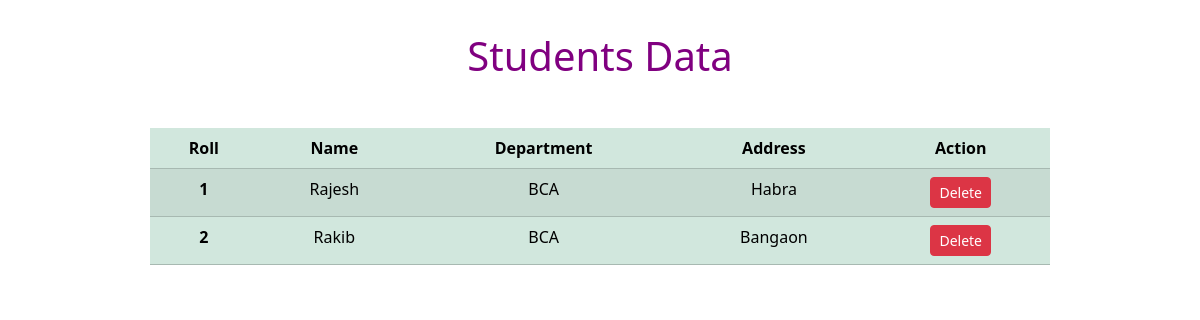
The app's page /, older data.
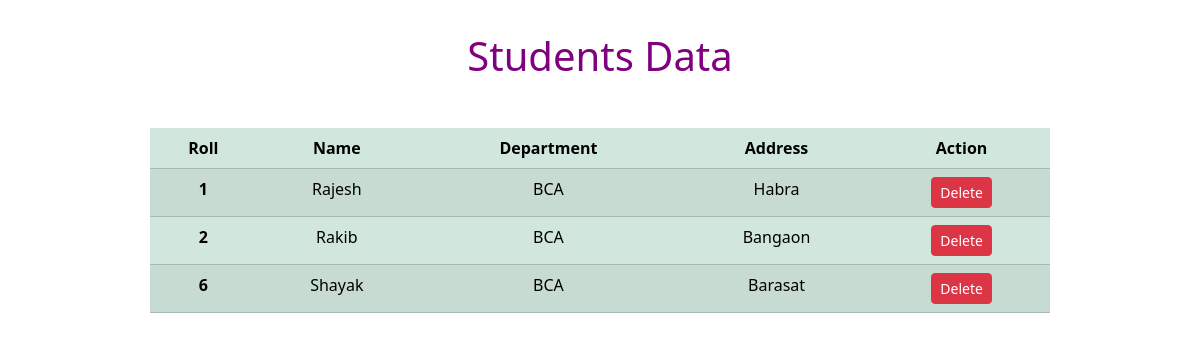
The same page, newer data.
### myapp/models.py (models this page shows, shortened)
class Student(models.Model):
    roll_no = models.IntegerField(primary_key=True)
    name = models.CharField(max_length=20)
    department = models.CharField(max_length=20, default='')
    address = models.TextField()

### myapp/views.py (the view)
# urls.py: path('', views.students),
def students(request):
    student = models.Student.objects.all()
    return render(request, 'myapp/students.html', {'students': student})

### myapp/templates/myapp/students.html (shortened to what this page needs)
<!DOCTYPE html>
<html lang="en">
<head>
    <link href="https://cdn.jsdelivr.net/npm/bootstrap@5.3.3/dist/css/bootstrap.min.css" rel="stylesheet">
</head>
<body>
<h1 style="text-align: center; margin-top: 2rem; color: purple">Students Data</h1>
<section style="width: 75%; margin: auto; margin-top: 3rem">
<table class="table table-success table-striped text-center">
  <thead>
  <thead>
    <tr>
      <th scope="col">Roll</th>
      <th scope="col">Name</th>
      <th scope="col">Department</th>
      <th scope="col">Address</th>
      <th scope="col">Action</th>
    </tr>
  </thead>
      <tbody>
    {% for i in students%}
        <tr>
            <th scope="row">{{i.roll_no}}</th>
            <td>{{i.name}}</td>
            <td>{{i.department}}</td>
            <td>{{i.address}}</td>
            <td><a href="{% url 'delete_student' i.roll_no %}" class="btn btn-danger btn-sm">Delete</a></td>
    </tr>
    {% endfor %}
  </tbody>
</table>
</section>
</body>
</html>

Row changes from the older to the newer data that the page shows:
added Student: roll_no "6", name "Shayak", department "BCA", address "Barasat"
